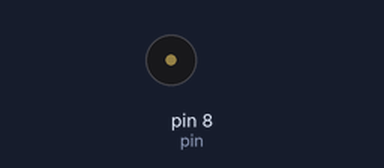
Simulated run of this sketch. Board: Arduino Uno, built with avr-gcc and run on an emulated ATmega328P. Shown: buzzer (waves = sounding).

Above: at 0.45 s.
At 9.95 s:
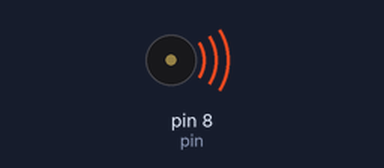
Timing chart, 0 to 10.9 s (numbered marks = the images above):
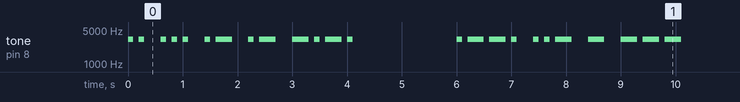

The sketch:

Morse.ino
```cpp
/******************************************************************************
**                                                                           **
**                              Morse                                        **
**                                                                           **
**                                                                           **
******************************************************************************/

//****** Includes *************************************************************

//****** Variables ************************************************************
const int pin = 8;   // pin for speaker

int note = 3234;
int velocitat = 10;

//****** Setup ****************************************************************
void setup()
{
}

//****** Loop *****************************************************************
void loop()
{
  //S   ** Exemple SOS **
  punt();
  punt();
  //Espai entre lletres
  espaiL();
  //O
  punt();
  punt();
  punt();

  //Espai entre lletres
  espaiL();
  //S
  punt();
  ratlla();
  espaiL();
  punt();
  ratlla();
  //Espai entre paraules
  espaiL();
   ratlla();
   punt();
   ratlla();
   punt();
   espaiP();
   espaiP();
   espaiP();
   punt();
   ratlla();
   ratlla();
   punt();
   espaiL();
   punt();
   punt();
   ratlla();
   espaiL();
   ratlla();
   espaiL();
   ratlla();
   ratlla();
   ratlla();
   espaiP();
   espaiP();
   espaiP();
   punt();
  ratlla();
  espaiL();
  ratlla();
  ratlla();
  espaiL();
  ratlla();
  ratlla();
  ratlla();
  espaiP();
  espaiP();
  espaiP();
}
//****** Funcions *************************************************************
void punt()
{
  tone(pin, note, 1000/velocitat);
  delay(1000/velocitat);
  delay(1000/velocitat);
}

void ratlla()
{
  tone(pin, note, 3*(1000/velocitat));
  delay(3*(1000/velocitat));
  delay(1000/velocitat);
}

void espaiL()  //Espai entre lletres
{
  delay(2*(1000/velocitat));
}

void espaiP()  //Espai entre paraules
{
  delay(6*(1000/velocitat));
}
```

Measured:
- by itself, tone on pin 8 (pin): plays 3234 Hz for 0.10 s, 3234 Hz for 0.10 s, 3234 Hz for 0.10 s, 3234 Hz for 0.10 s, 3234 Hz for 0.10 s, 3234 Hz for 0.10 s … (243 notes in this stretch)
